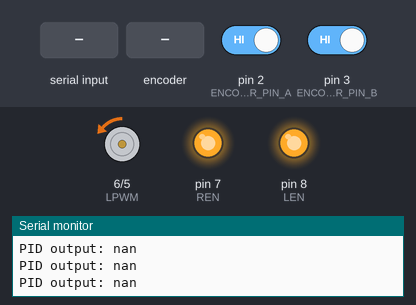
Bench run of a program on a simulated Arduino Nano, built with avr-gcc and run on an emulated ATmega328P. On the bench: motor-driver pin pairs drawn as motors (green arrow = first pin HIGH = forward, orange = second pin HIGH = backward, longer = more drive), output pins drawn as LEDs (lit = HIGH), the last lines printed to the serial monitor. The test bench sets the inputs (shaded band); at power-on: pin 2 (ENCODER_PIN_A) HIGH, pin 3 (ENCODER_PIN_B) HIGH. EEPROM starts erased.

Above: at 1.2 s.
1.3 s: "TUNE\n" received over Serial
At 1.8 s:
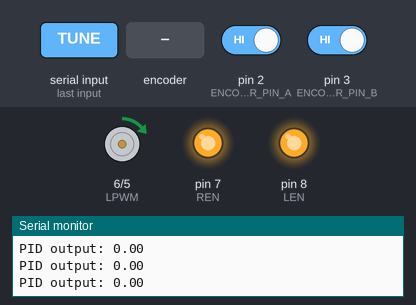
2.8 s: "TEST\n" received over Serial
At 3.8 s:
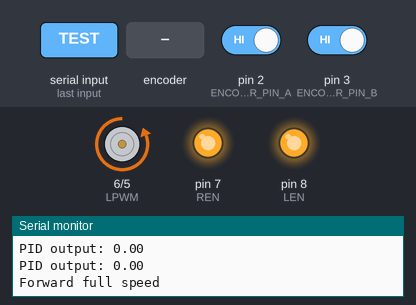
5.8 s: rotary encoder on pin 2 (ENCODER_PIN_A) / pin 3 (ENCODER_PIN_B) turned 1 step (first pin leading)
9.0 s: "R90\n" received over Serial
At 9.8 s:
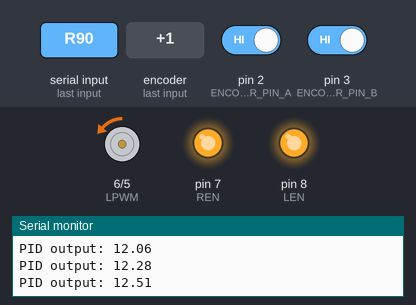
10.5 s: "ESTOP\n" received over Serial
At 10.9 s:
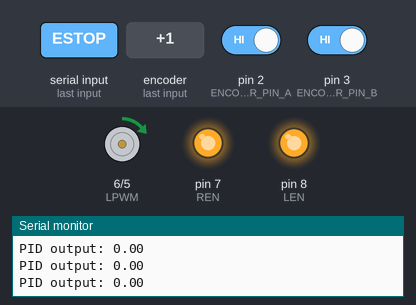
Timing chart, 0 to 13.0 s (numbered marks = the images above; inputs shaded):
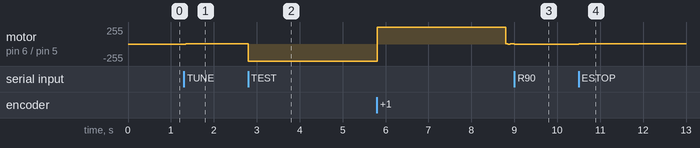

The program:

main.cpp
```cpp
// main.cpp
#include <Arduino.h>
#include "MotorDriver.h"
#include "Encoder.h"
#include "PIDController.h"
#include "MotionController.h"
#include "CommandParser.h"
#include "Diagnostics.h"
#include "ConfigManager.h"

MotorDriver motor;
Encoder encoder;
PIDController pid;
MotionController motion(&motor, &encoder, &pid);
CommandParser parser(&motion, &pid);
Diagnostics diag(&motor, &encoder, &pid);
ConfigManager config;

void setup() {
    Serial.begin(115200);
    encoder.begin();
    motor.begin();
       config.load();
    pid.begin(config.getKp(), config.getKi(), config.getKd());
    pid.setMotor(&motor);
    pid.setEncoder(&encoder);

    diag.begin();
    Serial.println("R.O.V.E.R Motor Controller Ready");

}

void loop() {
    encoder.update();
    motion.update();
    pid.update(encoder.getRPM());
    parser.processSerial();
   // diag.report();
}
```

CommandParser.h
```cpp
// CommandParser.h
#ifndef COMMANDPARSER_H
#define COMMANDPARSER_H
#include "MotionController.h"
#include "PIDController.h"
class CommandParser {
public:
    CommandParser(MotionController* m, PIDController* p);
    void processSerial();
private:
    MotionController* motion;
    PIDController* pid;
};
#endif
```

Diagnostics.h
```cpp
// Diagnostics.h
#ifndef DIAGNOSTICS_H
#define DIAGNOSTICS_H
#include "MotorDriver.h"
#include "Encoder.h"
#include "PIDController.h"
class Diagnostics {
public:
    Diagnostics(MotorDriver* m, Encoder* e, PIDController* p);
    void begin();
    void report();
private:
    MotorDriver* motor;
    Encoder* encoder;
    PIDController* pid;
};
#endif
```

Encoder.h
```cpp
#ifndef ENCODER_H
#define ENCODER_H

class Encoder {
public:
    void begin();
    void update();
    float getRPM();
    long getTicks();
    bool getDirection();
    void reset();


    volatile long pulseCount = 0;
    volatile bool direction = true;
};

#endif
```

MotionController.h
```cpp
// MotionController.h
#ifndef MOTIONCONTROLLER_H
#define MOTIONCONTROLLER_H
#include "MotorDriver.h"
#include "Encoder.h"
#include "PIDController.h"
class MotionController {
public:
    MotionController(MotorDriver* m, Encoder* e, PIDController* p);
    void update();
    void moveDistance(float cm, float rpm);
    void stop();
    MotorDriver* getMotor() { return motor; }   // <-- Add this getter
private:
    MotorDriver* motor;
    Encoder* encoder;
    PIDController* pid;
    long targetTicks = 0;
};
#endif
```

PIDController.h
```cpp
#ifndef PID_CONTROLLER_H
#define PID_CONTROLLER_H

#include <Arduino.h>   // <-- include for abs, constrain, millis
#include "MotorDriver.h"
#include "Encoder.h"


class PIDController {
public:
    void begin(float, float, float);
    void update(float);
    void setTargetRPM(float);
    void stop();
    void tune();
    void setMotor(MotorDriver* m) { motor = m; }
    float getKp();
    float getKi();
    float getKd();
    void autoTune(int cycles = 10);
    void setEncoder(Encoder* e);

private:
    float kp, ki, kd;
    float targetRPM;
    float integral;
    float previousError;
    unsigned long lastTime;
    MotorDriver* motor;  // <-- was missing
    Encoder* encoder = nullptr; // pointer to Encoder object

};

#endif
```

CommandParser.cpp
```cpp
// src/CommandParser.cpp
#include "CommandParser.h"
#include <Arduino.h>
#include "MotionController.h"
#include "PIDController.h"
#include "MotorDriver.h"
#include "Encoder.h"
#include "ConfigManager.h"
#include "Diagnostics.h"


CommandParser::CommandParser(MotionController* m, PIDController* p) : motion(m), pid(p) {}

void CommandParser::processSerial() {
    if (!Serial.available()) return;
    String input = Serial.readStringUntil('\n');
    input.trim();
    if (input.startsWith("D")) {
        int rIndex = input.indexOf("R");
        float dist = input.substring(1, rIndex).toFloat();
        float rpm = input.substring(rIndex + 1).toFloat();
        motion->moveDistance(dist, rpm);
    } else if (input.startsWith("R")) {
        float rpm = input.substring(1).toFloat();
        pid->setTargetRPM(rpm);
    } else if (input.equalsIgnoreCase("TUNE")) {
        pid->tune();
    } else if (input.equalsIgnoreCase("ESTOP")) {
        pid->stop();
    }else if (input.equalsIgnoreCase("AUTOTUNE")) {
    pid->autoTune(10);
    } else if (input.equalsIgnoreCase("TEST")) {
    motion->getMotor()->testPins();
    }else if (input.startsWith("PWM")) {
    int pwmValue = input.substring(3).toInt();
    pwmValue = constrain(pwmValue, 0, 255);
    motion->getMotor()->applyPWM(true, pwmValue);
    Serial.print("Direct PWM: ");
    Serial.println(pwmValue);
}

}
```

Diagnostics.cpp
```cpp
// src/Diagnostics.cpp
#include "Diagnostics.h"
#include <Arduino.h>

Diagnostics::Diagnostics(MotorDriver* m, Encoder* e, PIDController* p)
: motor(m), encoder(e), pid(p) {}

void Diagnostics::begin() {}

void Diagnostics::report() {
    static unsigned long lastReport = 0;
    if (millis() - lastReport >= 500) {
        lastReport = millis();
        Serial.print("RPM: "); Serial.print(encoder->getRPM());
        Serial.print(" | Dir: "); Serial.print(encoder->getDirection() ? "FWD" : "REV");
        Serial.print(" | Ticks: "); Serial.print(encoder->getTicks());
        Serial.print(" | Current: "); Serial.println(motor->readCurrent());
    }
}
```

Encoder.cpp
```cpp
#include "Encoder.h"
#include <Arduino.h>

const byte ENCODER_PIN_A = 2;
const byte ENCODER_PIN_B = 3;

Encoder* encoderInstance = nullptr;

void onEncoderPulse() {
    if (!encoderInstance) return;
    if (digitalRead(ENCODER_PIN_B) == LOW) {
        encoderInstance->pulseCount++;
        encoderInstance->direction = true;
    } else {
        encoderInstance->pulseCount--;
        encoderInstance->direction = false;
    }
}

void Encoder::begin() {
    encoderInstance = this;
    pinMode(ENCODER_PIN_A, INPUT_PULLUP);
    pinMode(ENCODER_PIN_B, INPUT_PULLUP);
    attachInterrupt(digitalPinToInterrupt(ENCODER_PIN_A), onEncoderPulse, RISING);
}

void Encoder::update() {
    // Optional: keep if you're doing something else here
}

float Encoder::getRPM() {
    static long lastCount = 0;
    static unsigned long lastTime = 0;
    unsigned long now = millis();
    if (now - lastTime < 100) return 0;
    long delta = pulseCount - lastCount;
    lastCount = pulseCount;
    lastTime = now;
    return (abs(delta) / 16.0) * 600.0; // 16 pulses/rev
}

long Encoder::getTicks() {
    return pulseCount;
}

bool Encoder::getDirection() {
    return direction;
}

void Encoder::reset() {
    noInterrupts();
    pulseCount = 0;
    interrupts();
}
```

MotionController.cpp
```cpp
// src/MotionController.cpp
#include <Arduino.h>  // <-- Add this line
#include "MotionController.h"
#include "MotorDriver.h"
#include "Encoder.h"
#include "PIDController.h"
#include "ConfigManager.h"  // <-- Include if you need to access config values
#include "Diagnostics.h"  // <-- Include if you need diagnostics

MotionController::MotionController(MotorDriver* m, Encoder* e, PIDController* p)
: motor(m), encoder(e), pid(p) {}

void MotionController::update() {
    if (targetTicks > 0 && abs(encoder->getTicks()) >= targetTicks) {
        stop();
    }
}

void MotionController::moveDistance(float cm, float rpm) {
    const float wheelCircumference = 3.1416 * 25.4; // in cm
    long revolutions = cm / wheelCircumference;
    targetTicks = revolutions * 16; // pulses per revolution
    encoder->begin();
    encoder->reset();  // <-- You may want to add a reset method to Encoder
    pid->setTargetRPM(rpm);
}

void MotionController::stop() {
    pid->stop();
    targetTicks = 0;
}
```

PIDController.cpp
```cpp
// src/PIDController.cpp

#include <Arduino.h>
#include "PIDController.h"
#include "ConfigManager.h"
#include "Encoder.h"


void PIDController::begin(float pk, float ki_, float kd_) {
    kp = pk;
    ki = ki_;
    kd = kd_;
    integral = 0;
    previousError = 0;
    lastTime = 0;
}

void PIDController::update(float currentRPM) {
    unsigned long now = millis();
    if (now - lastTime < 50) return;
    float error = targetRPM - currentRPM;
    integral += error * 0.05;
    float derivative = (error - previousError) / 0.05;
    float output = kp * error + ki * integral + kd * derivative;
    output = constrain(output, 0, 255);
    previousError = error;
    lastTime = now;
    Serial.print("PID output: ");
    Serial.println(output);
    motor->applyPWM((targetRPM >= 0), output);
}


void PIDController::setTargetRPM(float rpm) {
    targetRPM = rpm;
}

void PIDController::stop() {
    targetRPM = 0;
    integral = 0;
    previousError = 0;
    if (motor) {
        motor->stop();
    }
}

void PIDController::tune() {
    // Dummy tune logic or your real auto-tune
    kp = 0.1; ki = 0.05; kd = 0.01;
    ConfigManager().save(kp, ki, kd);
    Serial.print("Tuned PID: Kp=");
    Serial.print(kp);
    Serial.print(", Ki=");
    Serial.print(ki);
    Serial.print(", Kd=");
    Serial.println(kd);
}


void PIDController::autoTune(int cycles) {
    Serial.println("Starting PID Auto-Tune...");

    float bestKp = 0.05, bestKi = 0.05, bestKd = 0.01;
    float bestError = 1e6;

    for (int i = 0; i < cycles; i++) {
        // Simple sweep of values (can be replaced with more advanced logic later)
        float testKp = 0.03 + i * 0.01;
        float testKi = 0.03 + i * 0.005;
        float testKd = 0.005 + i * 0.002;

        // Set test parameters
        begin(testKp, testKi, testKd);
        setTargetRPM(5000); // Test RPM

        // Simulate/test for 1 second
        unsigned long start = millis();
        float accumulatedError = 0;

        while (millis() - start < 100) {
            float currentRPM = encoder->getRPM();  // You'll need encoder access
            update(currentRPM);
            accumulatedError += abs(targetRPM - currentRPM);
            delay(50);  // Simulated control period
        }

        Serial.print("Cycle "); Serial.print(i + 1);
        Serial.print(" Error: "); Serial.println(accumulatedError);

        if (accumulatedError < bestError) {
            bestError = accumulatedError;
            bestKp = testKp;
            bestKi = testKi;
            bestKd = testKd;
        }
    }

    // Save best results
    begin(bestKp, bestKi, bestKd);
    ConfigManager().save(bestKp, bestKi, bestKd);
    Serial.println("Auto-Tune Complete");
    Serial.print("Best Kp: "); Serial.println(bestKp);
    Serial.print("Best Ki: "); Serial.println(bestKi);
    Serial.print("Best Kd: "); Serial.println(bestKd);
}

void PIDController::setEncoder(Encoder* e) {
    encoder = e;
}


float PIDController::getKp() { return kp; }
float PIDController::getKi() { return ki; }
float PIDController::getKd() { return kd; }
```

ConfigManager.h
```cpp
// ConfigManager.h
#ifndef CONFIGMANAGER_H
#define CONFIGMANAGER_H
class ConfigManager {
public:
    void load();
    void save(float kp, float ki, float kd);
    float getKp();
    float getKi();
    float getKd();
private:
    float kp = 0.05, ki = 0.05, kd = 0.01;
};
#endif
```

ConfigManager.cpp
```cpp
#include "ConfigManager.h"
#include <EEPROM.h>

void ConfigManager::load() {
    EEPROM.get(0, kp);
    EEPROM.get(4, ki);
    EEPROM.get(8, kd);
    if (kp <= 0 || kp > 10) { kp = 0.05; ki = 0.05; kd = 0.01; }
}

void ConfigManager::save(float pk, float ki_, float kd_) {
    EEPROM.put(0, pk);
    EEPROM.put(4, ki_);
    EEPROM.put(8, kd_);
    kp = pk; ki = ki_; kd = kd_;
}


float ConfigManager::getKp() { return kp; }
float ConfigManager::getKi() { return ki; }
float ConfigManager::getKd() { return kd; }
```

MotorDriver.h
```cpp
// MotorDriver.h
#ifndef MOTORDRIVER_H
#define MOTORDRIVER_H
class MotorDriver {
public:
    void begin();
    void applyPWM(int pwm, bool forward);
    void stop();
    void testPins();   // add this
    float readCurrent();
private:
    void initPins();
};

#endif
```

MotorDriver.cpp
```cpp
#include "MotorDriver.h"
#include <Arduino.h>

const int RPWM = 5;
const int LPWM = 6;
const int REN = 7;
const int LEN = 8;

void MotorDriver::begin() {
    initPins();
    digitalWrite(REN, HIGH);
    digitalWrite(LEN, HIGH);
}

void MotorDriver::initPins() {
    pinMode(RPWM, OUTPUT);
    pinMode(LPWM, OUTPUT);
    pinMode(REN, OUTPUT);
    pinMode(LEN, OUTPUT);
}

void MotorDriver::applyPWM(int pwm, bool forward) {
    pwm = constrain(pwm, 0, 255);
    if (forward) {
        analogWrite(RPWM, pwm);
        analogWrite(LPWM, 0);
    } else {
        analogWrite(RPWM, 0);
        analogWrite(LPWM, pwm);
    }
}

void MotorDriver::stop() {
    analogWrite(RPWM, 0);
    analogWrite(LPWM, 0);
}

float MotorDriver::readCurrent() {
    // Placeholder for reading R_IS/L_IS
    return 0.0;
}


void MotorDriver::testPins() {
    initPins();
    digitalWrite(REN, HIGH);
    digitalWrite(LEN, HIGH);

    Serial.println("Forward full speed");
    analogWrite(RPWM, 255);
    analogWrite(LPWM, 0);
    delay(3000);

    Serial.println("Reverse full speed");
    analogWrite(RPWM, 0);
    analogWrite(LPWM, 255);
    delay(3000);

    Serial.println("Stop");
    analogWrite(RPWM, 0);
    analogWrite(LPWM, 0);
}
```

Measured:
- after the input at 1.3 s, motor on pin 6 (LPWM) / pin 5 (RPWM): backward 1/255 → forward 1/255 at once
- after the input at 2.8 s, motor on pin 6 (LPWM) / pin 5 (RPWM): forward 1/255 → backward 255/255 at once
- after the input at 9.0 s, motor on pin 6 (LPWM) / pin 5 (RPWM): forward 1/255 → backward 1/255 at once
- after the input at 10.5 s, motor on pin 6 (LPWM) / pin 5 (RPWM): backward 1/255 → forward 1/255 at once
